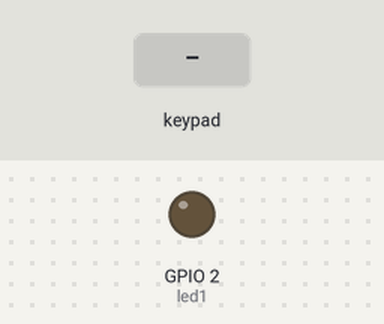
This sketch was run on a simulated ESP32. Parts: output pins drawn as LEDs (lit = HIGH). Inputs (shaded band) come from the test bench. Nothing arrives over Bluetooth unless stated; what the sketch prints to the serial monitor is not drawn.

Above: at 1.2 s.
1.3 s: key 'U' pressed
At 1.53 s:
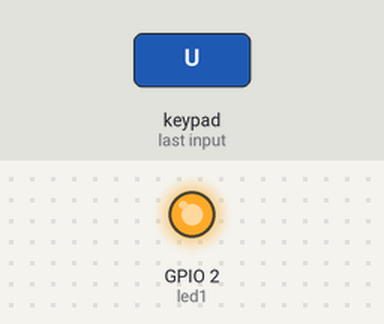
Timing chart, 0 to 4.3 s (numbered marks = the images above; inputs shaded):
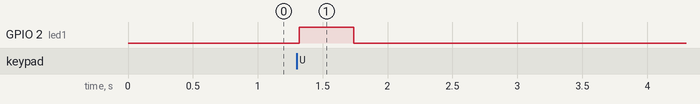

Measured:
- after the input at 1.3 s, GPIO 2 (led1): LOW → HIGH at once, → LOW 0.42 s later

The sketch:

Demo_Control_LEDs.ino
```cpp
#include <PS4Controller.h>

int   led1 = 2;

void notify()
{
  if (PS4.Left() == 1|| PS4.Down() == 1 || PS4.Right() == 1 || PS4.Up() == 1 || PS4.Square() == 1 ||  PS4.Cross() == 1 ||  PS4.Circle() == 1 ||  PS4.Triangle() == 1){

    digitalWrite(led1, 1);

  }
  else {
    digitalWrite(led1, 0);

  }
}


void onConnect()
{
  Serial.println("Connected!.");
}


void onDisConnect()
{
  Serial.println("Disconnected!.");
}

void setUpPinModes()
{
  pinMode(led1, OUTPUT);
}

void setup()
{
  setUpPinModes();
  Serial.begin(115200);
  PS4.attach(notify);
  PS4.attachOnConnect(onConnect);
  PS4.attachOnDisconnect(onDisConnect);
  PS4.begin();
  Serial.println("Ready.");
}

void loop()
{

}
```
